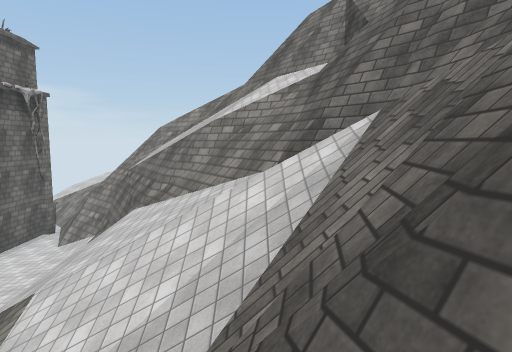
view 1 (above)

24 first-person views from a walk through a Unity game level. The camera is 1.2 m above the floor, tilts 6° down and sees 75° across. Doors are open. The floor is counted in squares, 2 m on a side. Each view is taken from the middle of a square. On the plan, view 1 faces up. The plan holds only what a view shows up to about 10 squares ahead; the rest is blank. The place goes on beyond the plan. The player is left out. Surface patterns are stand-ins for the level's own textures.

view 2
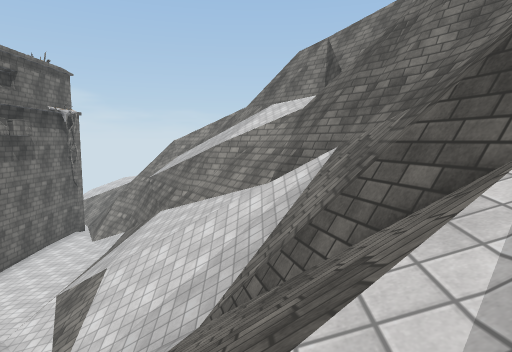

view 3
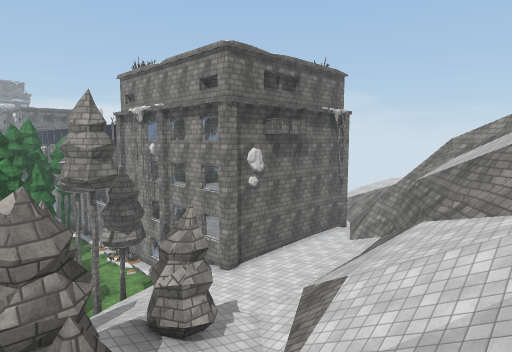

view 4
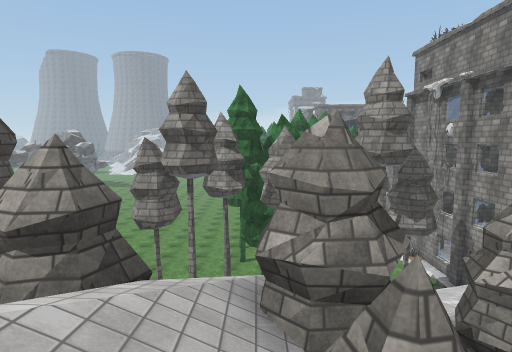

view 5
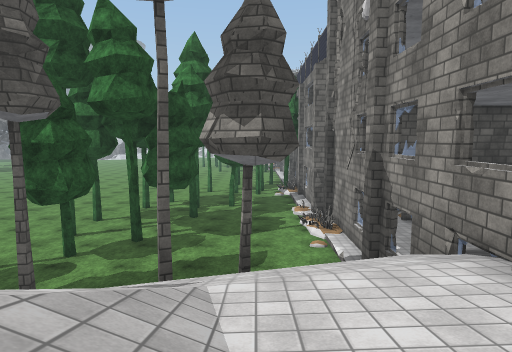

view 6
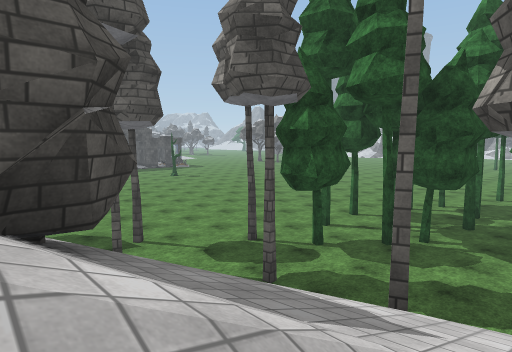

view 7
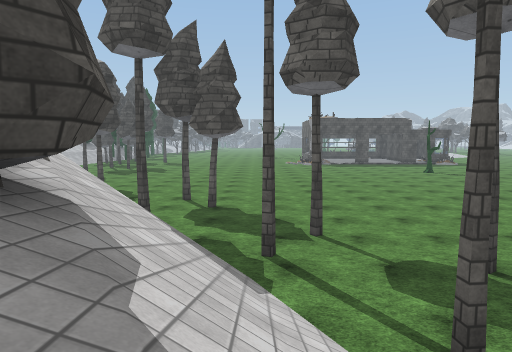

view 8
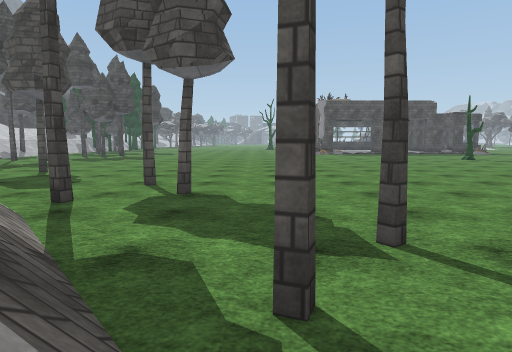

view 9
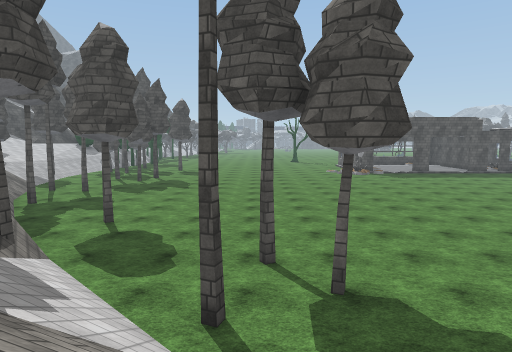

view 10
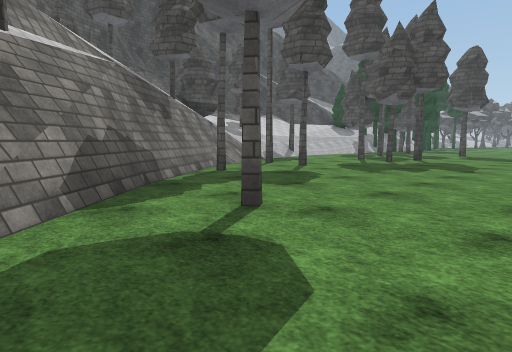

view 11
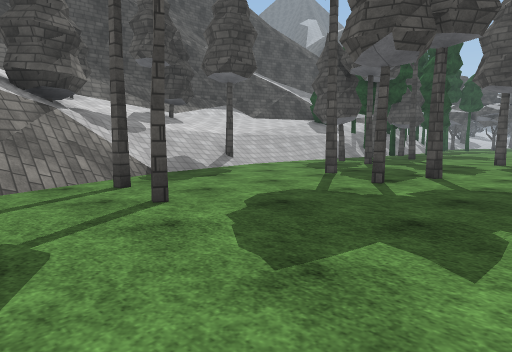

view 12
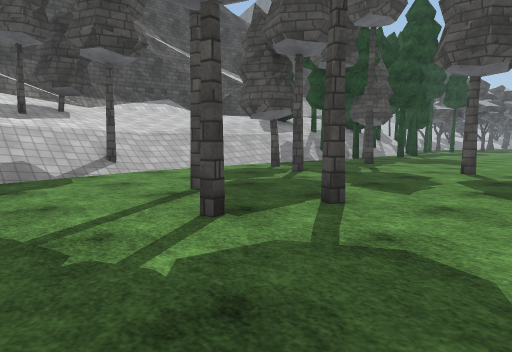

view 13
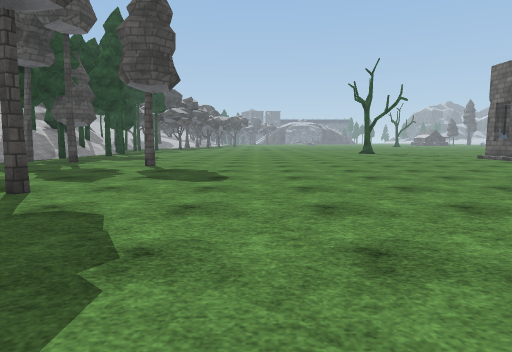

view 14
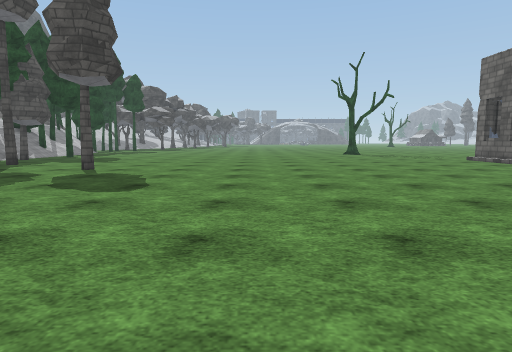

view 15
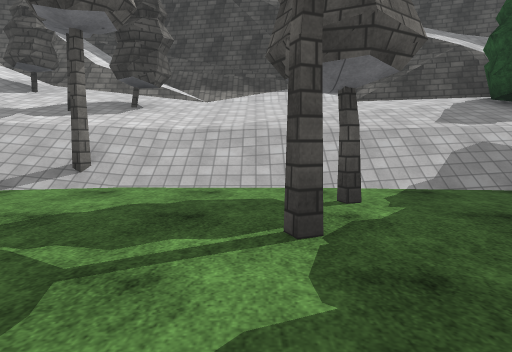

view 16
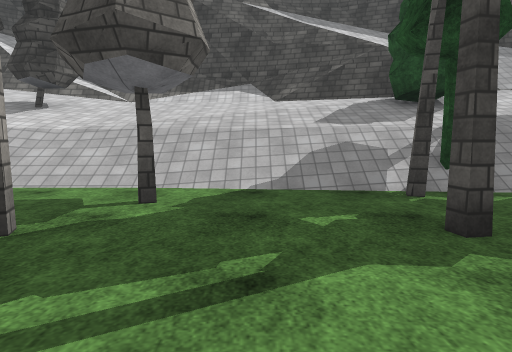

view 17
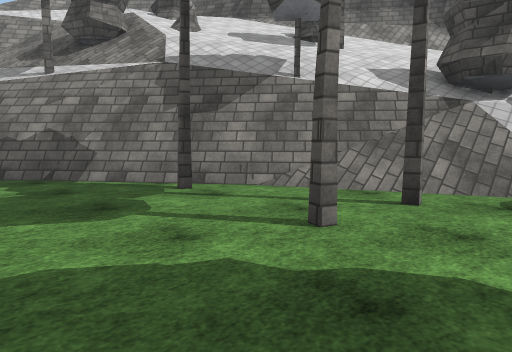

view 18
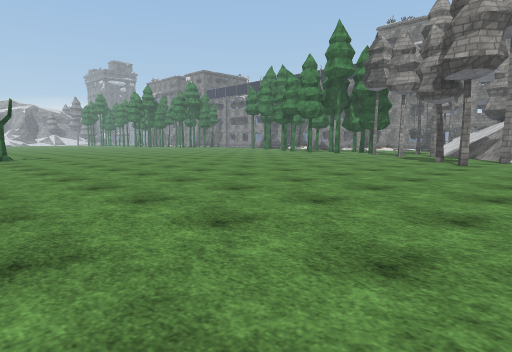

view 19
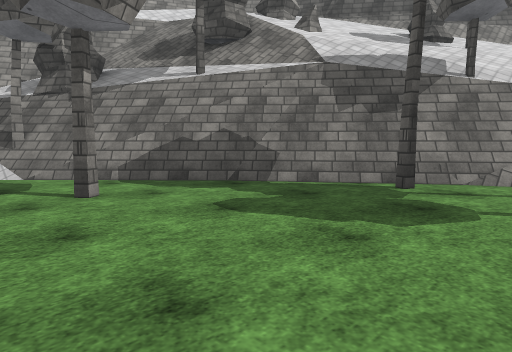

view 20
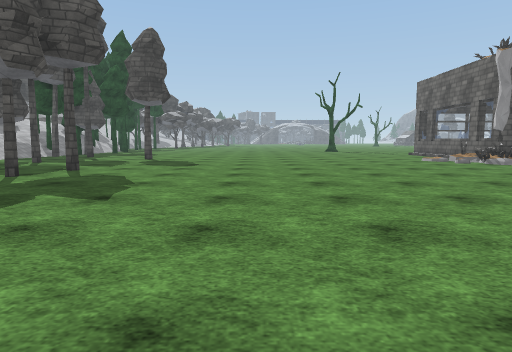

view 21
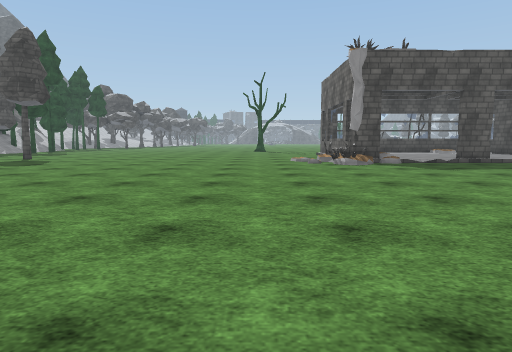

view 22
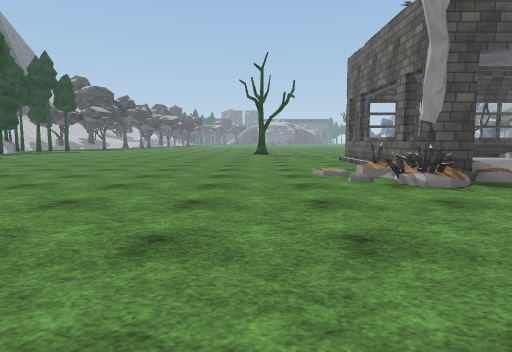

view 23
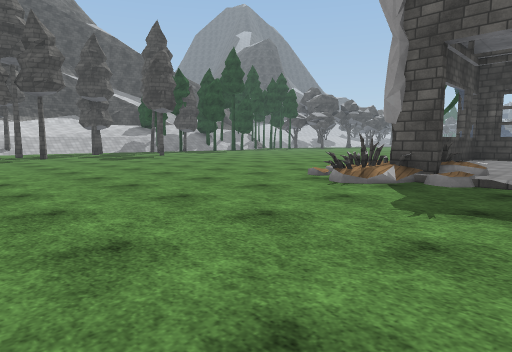

view 24
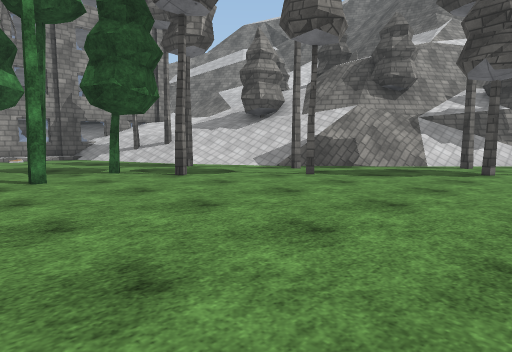

### Floor plan
Key: @ floor where view 1 was taken; # wall or solid block; x gap in a wall; . main floor; : floor 1.5 m higher than the main floor; + floor 2.5 m higher than the main floor; * floor 3.25 m higher than the main floor; % floor 5.5 m higher than the main floor; & floor 7.25 m higher than the main floor; / step, stairs or slope; D open door; = window, fence, low wall or low ledge; ^ raised ledge; v drop or lower ground; T pine tree.
Columns run from 14 left of view 1 to 10 right of it. Each row starts with its distance up from view 1.
 10        ####    #
  9        #*=##  ##/
  8        #**/## ###/
  7        #**//##==##
  6        #**/////===
  5 ########**/////^=#
  4 =... //+**//////^v
  3 .#..///+//*/////=x
  2 .....#////#*//////
  1 .T...///###  /===
  0 T T..#/######/@=#
 -1 .T.T..//#=##////
 -2 ......#//###/ /
 -3 .....#.///### ==
 -4 ........///=###=
 -5 ........#//###%&
 -6 .......#../###   #
 -7 ........#../######/
 -8 ............/##/////
 -9 ...........#.##//////##
-10 ..............##///#//#
-11 ..............####/#//##
-12 ................#//////#
-13 ................/=##/ /#
-14 ..............#../#  /##
-15 .................////=#=
-16 ................./////##
-17 .............#....//#/==#
-18 ..................#/=/==#
-19 ...=............../:+*/#
-20 DD##...........#../:+*/#
-21 ..##............#.//+*/#
-22 ..=.........#.....//+*/#
-23 ..=............#.///+*##
-24  .#..............#//*##
-25  =x..............//TT#

Where each view was taken, in squares from view 1:
view 1: 0 up, 0 right, facing up
view 2: 2 down, 0 right, facing up
view 3: 1 down, 0 right, facing up-left
view 4: 1 down, 1 left, facing left
view 5: 3 up, 5 left, facing left
view 6: 3 up, 6 left, facing down-left
view 7: 2 up, 8 left, facing down
view 8: 1 down, 8 left, facing down
view 9: 2 down, 6 left, facing down
view 10: 7 down, 5 left, facing down-right
view 11: 12 down, 3 left, facing down-right
view 12: 15 down, 3 left, facing down-right
view 13: 14 down, 4 left, facing down
view 14: 15 down, 5 left, facing down
view 15: 20 down, 1 left, facing right
view 16: 22 down, 1 left, facing right
view 17: 15 down, 2 left, facing up-right
view 18: 16 down, 4 left, facing up-left
view 19: 13 down, 4 left, facing up-right
view 20: 11 down, 5 left, facing down
view 21: 11 down, 9 left, facing down
view 22: 15 down, 9 left, facing down
view 23: 15 down, 14 left, facing down-right
view 24: 7 down, 14 left, facing up-right
